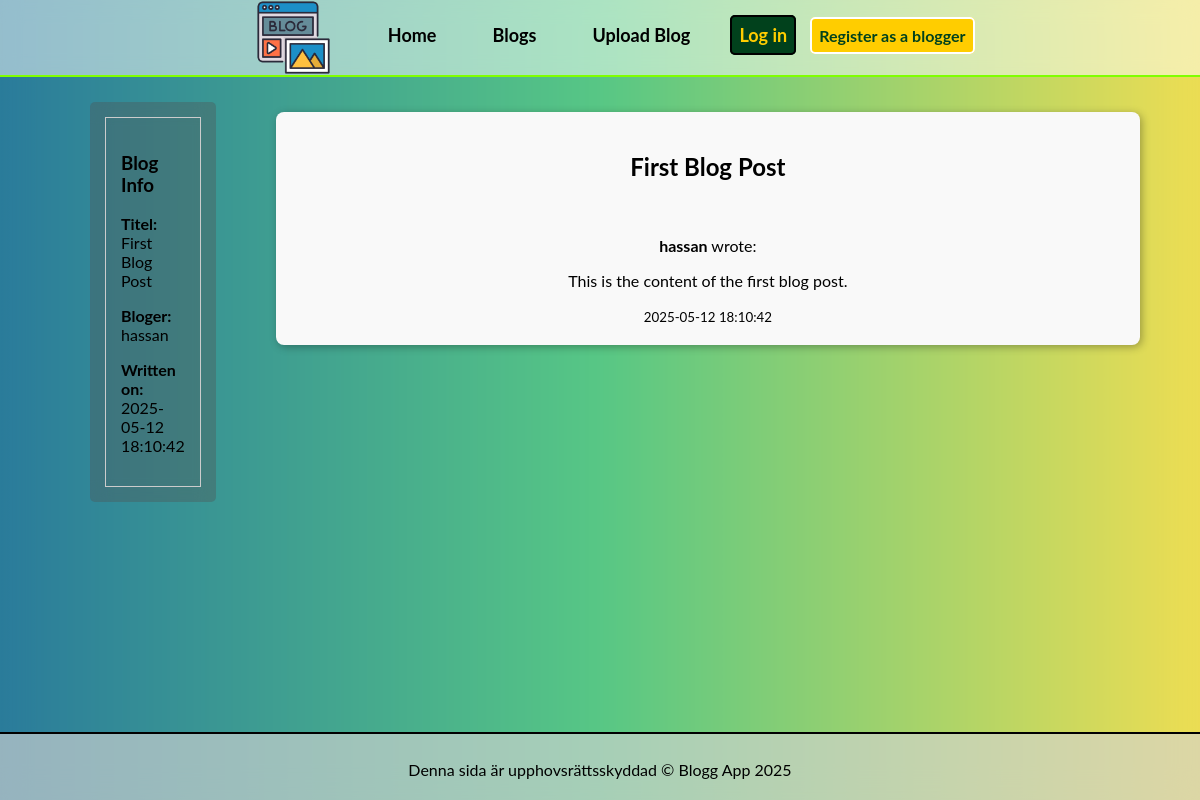
Screenshot of /single_post.php?postId=1 with the database file from the repository.
### tables this page shows
CREATE TABLE `post` (
  `id` int(11) NOT NULL,
  `title` varchar(255) NOT NULL,
  `content` longtext NOT NULL,
  `created` datetime NOT NULL DEFAULT current_timestamp(),
  `userId` int(11) NOT NULL
);

CREATE TABLE `user` (
  `id` int(11) NOT NULL,
  `username` varchar(255) NOT NULL,
  `password` varchar(255) NOT NULL,
  `title` varchar(255) DEFAULT NULL,
  `presentation` mediumtext DEFAULT NULL,
  `image` varchar(255) DEFAULT NULL,
  `created` datetime NOT NULL DEFAULT current_timestamp()
);

### db.php (called while the page is built, shortened)
<?php
function get_result($statment)
{
    $rows = array();
    $result = mysqli_stmt_get_result($statment);
    if ($result)
    {
        while ($row = mysqli_fetch_assoc($result)) {
            $rows[] = $row;
        }
    }
    return $rows;
}

### single_post.php (the view, shortened to what this page needs)
<?php
require_once('db.php');
include('./app/includes/header.php');
include './render_image.php';
$postId = intval($_GET['postId']);
$sql = "SELECT post.*, user.username
        FROM post
        JOIN user ON post.userId = user.id
        WHERE post.id = ?";
$stmt = mysqli_prepare($connection, $sql);
mysqli_stmt_bind_param($stmt, "i", $postId);
mysqli_stmt_execute($stmt);
$results = get_result($stmt);
$post = $results[0];
?>
<div class="post-container">
    <aside
        class="back-support"><?php include('./info.php'); ?>
    </aside>
    <main class="centered">
        <div class="om-content" style="padding: 20px;">
            <h2><?= htmlspecialchars($post['title']) ?></h2>
            <br>
            <p>
                <strong><?= htmlspecialchars($post['username']) ?></strong>
                wrote:</p>
            <p><?= nl2br(htmlspecialchars($post['content'])) ?></p>
            <small><?= htmlspecialchars($post['created']) ?></small>
        </div>
    </main>
</div>
<?php include('./app/includes/footer.php'); ?>

### info.php
<?php if (isset($post)): ?>
    <div class="post-info" style="padding: 15px; border: 1px solid #ccc;">
        <h3>
            <b>
                Blog Info
            </b>
        </h3>
        <p>
            <strong>Titel:</strong>
            <?= htmlspecialchars($post['title']) ?>
        </p>
        <p>
            <strong>Bloger:</strong>
            <?= htmlspecialchars($post['username']) ?>
        </p>
        <p>
            <strong>Written on:</strong>
            <?= htmlspecialchars($post['created']) ?>
        </p>
    </div>
<?php else: ?>
    <p>❌ No data availbe to display.</p>
<?php endif; ?>

### public/css/style.css (style rules this page uses)
html { position: relative; background: #2A7B9B; background: linear-gradient(90deg, rgba(42, 123, 155, 1) 0%, rgba(87, 199, 133, 1) 50%, rgba(237, 221, 83, 1) 100%); background-position: center; background-attachment: fixed; background-size: cover; background-repeat: no-repeat; height: 100%; font-family: 'Lato', sans-serif; scroll-behavior: smooth; }
html::before { content: ''; position: fixed; top: 0; left: 0; right: 0; bottom: 0; background-image: inherit; background-position: inherit; background-size: inherit; background-repeat: inherit; filter: blur(15px); z-index: -1; }
body { width: 90vw; min-height: 100vh; padding: 10px; margin: 0 auto; display: flex; flex-direction: column; padding: 0px 15px; gap: 10px; overflow-x: hidden; align-items: center; align-self: center; }
main { flex: 1; padding: 25px; border-radius: 25px; }
.om-content { margin-bottom: 20px; padding: 10px; border: 5px #ccc; border-radius: 8px; box-shadow: 2px 2px 8px rgba(0, 0, 0, 0.3); background-color: #f9f9f9; width: 100%; }
.back-support { background-color: rgba(83, 82, 82, 0.349); backdrop-filter: blur(10px); border-radius: 5px; padding: 15px; margin: 15px; }
.post-container { display: flex; width: 100%; max-width: 100%; height: auto; padding: 0; gap: 20px; box-sizing: border-box; padding-left: 15px; padding-right: 15px; }
aside { top: 12px; position: sticky; flex-basis: 10%; max-width: 30%; padding: 1em; margin-top: 12px; margin-bottom: 12px; margin: 12px 0; box-sizing: border-box; overflow-wrap: break-word; }
.centered { text-align: center; margin: 0 auto; }

### rows the page displays
post: title "First Blog Post", userId.username "hassan", created "2025-05-12 18:10:42", content "This is the content of the first blog post."
